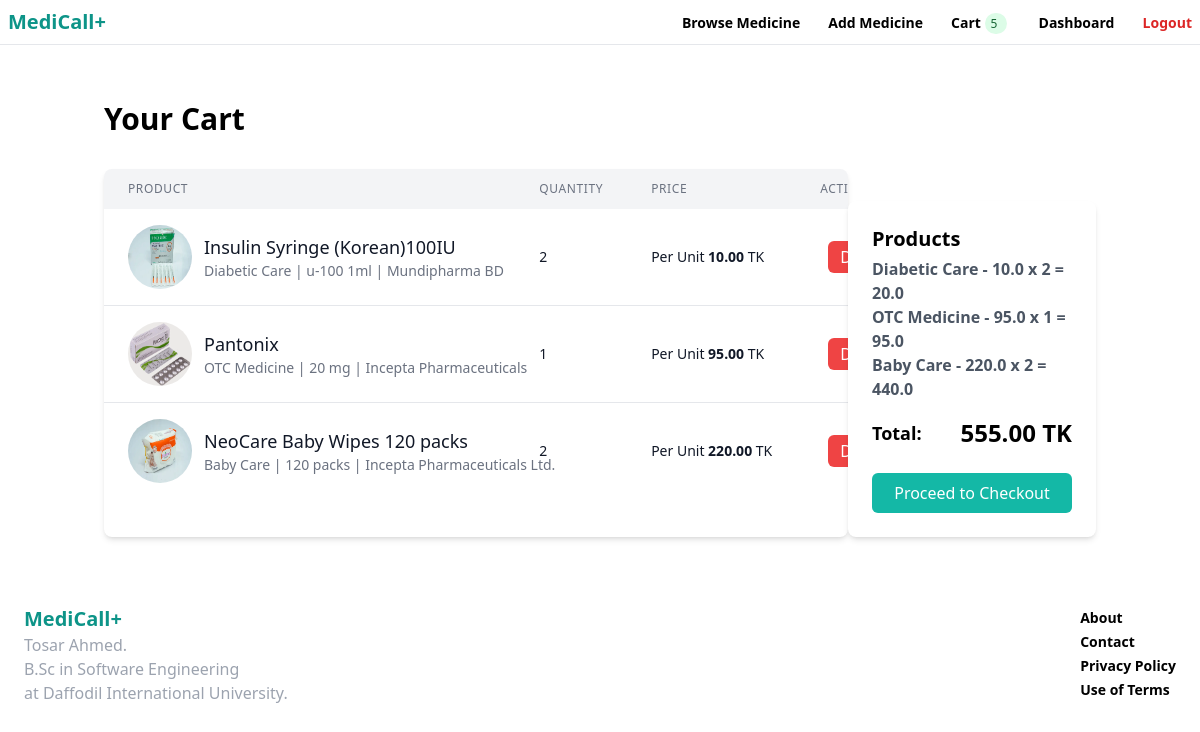
/items/cart_items/ (signed in), run on an earlier commit of the app's database.
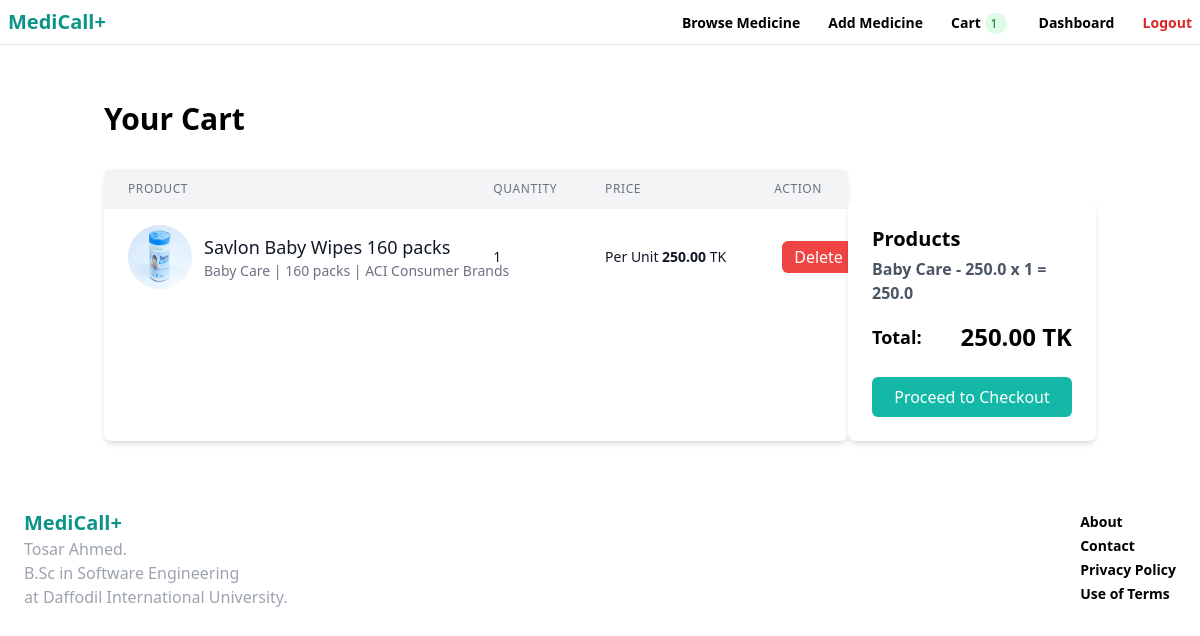
And on a later commit of the database.
### item/models.py (models this page shows, shortened)
class CartItem(models.Model):
    cart = models.ForeignKey(Cart, on_delete=models.CASCADE, related_name="cart_items")
    item = models.ForeignKey(Item, on_delete=models.CASCADE)
    quantity = models.PositiveIntegerField(default=1)

class Item(models.Model):
    category = models.ForeignKey(Category, related_name='items', on_delete=models.CASCADE)
    name = models.CharField(max_length=255)
    mg = models.TextField(max_length=50, blank=True, null=True)
    group = models.TextField(max_length=255, blank=True, null=True)
    company = models.TextField(max_length=255, blank=True, null=True)
    short_description = models.TextField(blank=True, null=True)
    description = models.TextField(blank=True, null=True)
    price = models.FloatField()
    image = models. ImageField(upload_to = 'items images', blank=True, null=True)
    is_sold = models.BooleanField(default=False)
    created_by = models.ForeignKey(User, related_name='items', on_delete=models.CASCADE)
    created_at = models.DateTimeField(auto_now_add=True)

class Category(models.Model):
    name = models.CharField(max_length=255)
    class Meta:
        ordering = ('name',)
        verbose_name_plural= 'Categories'

### item/views.py (the view)
# urls.py: path('cart_items/', cart_items, name='cart-items'),
@login_required
def cart_items(request):
    cart = Cart.objects.get(user=request.user)
    cart_items = CartItem.objects.filter(cart=cart)
    cart_total = sum(cart_item.item.price * cart_item.quantity for cart_item in cart.cart_items.all())
    for cart in cart_items:
        cart.total_price = cart.item.price * cart.quantity
    return render(request, 'item/cart_items.html', {'cart_items': cart_items, 'cart_total': cart_total})

### core/context_processors.py (called while the page is built)
def cart_item_count(request):
    if request.user.is_authenticated:
        try:
            cart = Cart.objects.get(user=request.user)
            count = sum(item.quantity for item in cart.cart_items.all())
        except Cart.DoesNotExist:
            count = 0
    else:
        cart = request.session.get('cart', {})
        count = sum(item['quantity'] for item in cart.values())
    return {'cart_item_count': count}

### item/templates/item/cart_items.html (shortened to what the changed rows need)
{% extends 'core/base.html' %}
{% block content %}
<div class="container mx-auto px-4 py-8">
    <h1 class="text-3xl font-bold mb-8">Your Cart</h1>
    {% if cart_items %}
        <div class="grid grid-cols-4">
            <div class="bg-white shadow-md rounded-lg overflow-hidden col-span-3">
                <table class="w-full">
                    <thead>
                        <tr class="bg-gray-100">
                            <th class="px-6 py-3 text-left text-xs font-medium text-gray-500 uppercase tracking-wider">Product</th>
                            <th class="px-6 py-3 text-left text-xs font-medium text-gray-500 uppercase tracking-wider">Quantity</th>
                            <th class="px-6 py-3 text-left text-xs font-medium text-gray-500 uppercase tracking-wider">Price</th>
                            <th class="px-6 py-3 text-left text-xs font-medium text-gray-500 uppercase tracking-wider">Action</th>
                        </tr>
                    </thead>
                    <tbody class="divide-y divide-gray-200">
                        {% for cart in cart_items %}
                            <tr>
                                <td class="px-6 py-4 whitespace-nowrap">
                                    <div class="flex items-center">
                                        {% if cart.item.image %}
                                            <img class="h-16 w-16 rounded-full mr-3" src="{{ cart.item.image.url }}" alt="{{ item.name }}">
                                        {% endif %}
                                        <div class="text-sm font-medium text-gray-900">
                                            <p class="text-lg">{{ cart.item.name }}</p>
                                            <span class="text-sm text-gray-500">{{ cart.item.category.name }} |  {{ cart.item.mg }} | {{ cart.item.company }}</span>
                                        </div>
                                    </div>
                                </td>
                                <td class="px-6 py-4 whitespace-nowrap">
                                    <div class="text-sm text-gray-900">{{ cart.quantity }}</div>
                                </td>
                                <td class="px-6 py-4 whitespace-nowrap">
                                    <div class="text-sm text-gray-900">Per Unit <span class="font-bold">{{ cart.item.price|floatformat:2 }}</span> TK</div>
                                </td>
                                <td class="px-6 py-4 whitespace-nowrap">
                                    <form method="post" action="{% url 'item:delete-cart-item' itemid=cart.id %}" class="flex items-center">
                                        <button type="submit" class="ml-2 px-3 py-1 bg-red-500 text-white rounded-md hover:bg-red-600 focus:outline-none focus:ring-2 focus:ring-red-500 focus:ring-opacity-50">
                                            Delete
                                        </button>
                                    </form>
                                </td>
                            </tr>
                        {% endfor %}
                    </tbody>
                </table>
            </div>
            <div class="mt-8 bg-white shadow-md rounded-lg p-6">
                <p class="font-bold text-xl mb-1">Products</p>
                {% for cart in cart_items %}
                    <span class="text-gray-600 font-semibold py-2">{{cart.item.category.name}} - {{cart.item.price}} x {{cart.quantity}} = {{cart.total_price}} </span><br>
                {% endfor %}
                <div class="flex justify-between items-center mt-4">
                    <span class="text-lg font-semibold">Total:</span>
                    <span class="text-2xl font-bold">{{ cart_total|floatformat:2 }} TK</span>
                </div>
                <div class="mt-6">
                    <a href="" class="w-full bg-teal-500 text-white py-2 px-4 rounded-md hover:bg-teal-600 focus:outline-none focus:ring-2 focus:ring-teal-500 focus:ring-opacity-50 inline-block text-center">
                        Proceed to Checkout
                    </a>
                </div>
            </div>
        </div>
    {% endif %}
</div>
{% endblock %}

What changed in the data, as far as the page shows it:
removed CartItem: item.image (picture), item.name "Insulin Syringe (Korean)100IU", item.category.name "Diabetic Care", item.mg "u-100 1ml", item.company "Mundipharma BD", quantity "2", item.price "10.00", item.price "10.0", total_price "20.0"
removed CartItem: item.image (picture), item.name "Pantonix", item.category.name "OTC Medicine", item.mg "20 mg", item.company "Incepta Pharmaceuticals", quantity "1", item.price "95.00", item.price "95.0", total_price "95.0"
removed CartItem: item.image (picture), item.name "NeoCare Baby Wipes 120 packs", item.category.name "Baby Care", item.mg "120 packs", item.company "Incepta Pharmaceuticals Ltd.", quantity "2", item.price "220.00", item.price "220.0", total_price "440.0"
added CartItem: item.image (picture), item.name "Savlon Baby Wipes 160 packs", item.category.name "Baby Care", item.mg "160 packs", item.company "ACI Consumer Brands", quantity "1", item.price "250.00", item.price "250.0", total_price "250.0"
Also different on the page:
{{ cart_item_count }}: "5" → "1"
{{ cart_total|floatformat:2 }}: "555.00" → "250.00"
